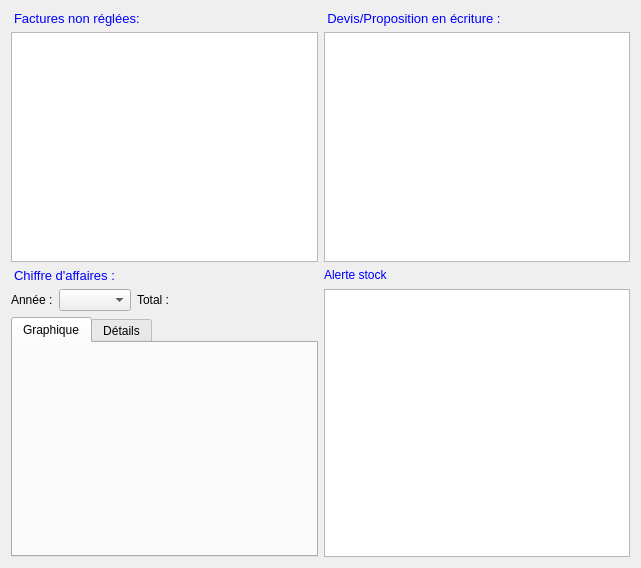
<?xml version="1.0" encoding="UTF-8"?>
<ui version="4.0">
 <class>board</class>
 <widget class="QWidget" name="board">
  <property name="windowModality">
   <enum>Qt::WindowModal</enum>
  </property>
  <property name="geometry">
   <rect>
    <x>0</x>
    <y>0</y>
    <width>641</width>
    <height>568</height>
   </rect>
  </property>
  <property name="windowTitle">
   <string>Form</string>
  </property>
  <layout class="QHBoxLayout" name="horizontalLayout">
   <item>
    <layout class="QVBoxLayout" name="verticalLayout">
     <item>
      <layout class="QGridLayout" name="gridLayout">
       <item row="3" column="1">
        <widget class="QLabel" name="label_stock">
         <property name="text">
          <string>&lt;!DOCTYPE HTML PUBLIC &quot;-//W3C//DTD HTML 4.0//EN&quot; &quot;http://www.w3.org/TR/REC-html40/strict.dtd&quot;&gt;
&lt;html&gt;&lt;head&gt;&lt;meta name=&quot;qrichtext&quot; content=&quot;1&quot; /&gt;&lt;style type=&quot;text/css&quot;&gt;
p, li { white-space: pre-wrap; }
&lt;/style&gt;&lt;/head&gt;&lt;body style=&quot; font-family:'Sans Serif'; font-size:9pt; font-weight:400; font-style:normal;&quot;&gt;
&lt;p style=&quot; margin-top:0px; margin-bottom:0px; margin-left:0px; margin-right:0px; -qt-block-indent:0; text-indent:0px;&quot;&gt;&lt;img src=&quot;:/app/products&quot; width=&quot;16&quot; height=&quot;16&quot;/&gt;&lt;span style=&quot; color:#0000ff;&quot;&gt;Alerte stock&lt;/span&gt;&lt;/p&gt;&lt;/body&gt;&lt;/html&gt;</string>
         </property>
        </widget>
       </item>
       <item row="3" column="0">
        <widget class="QLabel" name="label">
         <property name="text">
          <string>&lt;!DOCTYPE HTML PUBLIC &quot;-//W3C//DTD HTML 4.0//EN&quot; &quot;http://www.w3.org/TR/REC-html40/strict.dtd&quot;&gt;
&lt;html&gt;&lt;head&gt;&lt;meta name=&quot;qrichtext&quot; content=&quot;1&quot; /&gt;&lt;style type=&quot;text/css&quot;&gt;
p, li { white-space: pre-wrap; }
&lt;/style&gt;&lt;/head&gt;&lt;body style=&quot; font-family:'Ubuntu'; font-size:9pt; font-weight:400; font-style:normal;&quot;&gt;
&lt;p style=&quot; margin-top:0px; margin-bottom:0px; margin-left:0px; margin-right:0px; -qt-block-indent:0; text-indent:0px;&quot;&gt;&lt;img src=&quot;:/app/revenue&quot; width=&quot;16&quot; height=&quot;16&quot; /&gt;&lt;span style=&quot; font-family:'MS Shell Dlg 2'; font-size:8pt;&quot;&gt; &lt;/span&gt;&lt;span style=&quot; font-family:'MS Shell Dlg 2'; font-size:10pt; color:#0000ff;&quot;&gt;Chiffre d'affaires :&lt;/span&gt;&lt;/p&gt;&lt;/body&gt;&lt;/html&gt;</string>
         </property>
        </widget>
       </item>
       <item row="1" column="1">
        <widget class="QLabel" name="label_proposal">
         <property name="text">
          <string>&lt;!DOCTYPE HTML PUBLIC &quot;-//W3C//DTD HTML 4.0//EN&quot; &quot;http://www.w3.org/TR/REC-html40/strict.dtd&quot;&gt;
&lt;html&gt;&lt;head&gt;&lt;meta name=&quot;qrichtext&quot; content=&quot;1&quot; /&gt;&lt;style type=&quot;text/css&quot;&gt;
p, li { white-space: pre-wrap; }
&lt;/style&gt;&lt;/head&gt;&lt;body style=&quot; font-family:'MS Shell Dlg 2'; font-size:8pt; font-weight:400; font-style:normal;&quot;&gt;
&lt;p style=&quot; margin-top:0px; margin-bottom:0px; margin-left:0px; margin-right:0px; -qt-block-indent:0; text-indent:0px;&quot;&gt;&lt;img src=&quot;:/app/process&quot; width=&quot;16&quot; height=&quot;16&quot; /&gt;&lt;span style=&quot; font-family:'Ubuntu'; font-size:9pt;&quot;&gt; &lt;/span&gt;&lt;span style=&quot; font-size:10pt; color:#0000ff;&quot;&gt;Devis/Proposition en écriture :&lt;/span&gt;&lt;/p&gt;&lt;/body&gt;&lt;/html&gt;</string>
         </property>
        </widget>
       </item>
       <item row="4" column="1">
        <widget class="QTableWidget" name="tableWidget_stock">
         <property name="alternatingRowColors">
          <bool>true</bool>
         </property>
        </widget>
       </item>
       <item row="2" column="0">
        <widget class="QTableWidget" name="tableWidget_InvoiceAlert">
         <property name="alternatingRowColors">
          <bool>true</bool>
         </property>
        </widget>
       </item>
       <item row="1" column="0">
        <widget class="QLabel" name="label_invoice">
         <property name="text">
          <string>&lt;!DOCTYPE HTML PUBLIC &quot;-//W3C//DTD HTML 4.0//EN&quot; &quot;http://www.w3.org/TR/REC-html40/strict.dtd&quot;&gt;
&lt;html&gt;&lt;head&gt;&lt;meta name=&quot;qrichtext&quot; content=&quot;1&quot; /&gt;&lt;style type=&quot;text/css&quot;&gt;
p, li { white-space: pre-wrap; }
&lt;/style&gt;&lt;/head&gt;&lt;body style=&quot; font-family:'Ubuntu'; font-size:9pt; font-weight:400; font-style:normal;&quot;&gt;
&lt;p style=&quot; margin-top:0px; margin-bottom:0px; margin-left:0px; margin-right:0px; -qt-block-indent:0; text-indent:0px;&quot;&gt;&lt;img src=&quot;:/app/warning&quot; width=&quot;16&quot; height=&quot;16&quot; /&gt;&lt;span style=&quot; font-family:'MS Shell Dlg 2'; font-size:8pt;&quot;&gt; &lt;/span&gt;&lt;span style=&quot; font-family:'MS Shell Dlg 2'; font-size:10pt; color:#0000ff;&quot;&gt;Factures non réglées:&lt;/span&gt;&lt;/p&gt;&lt;/body&gt;&lt;/html&gt;</string>
         </property>
        </widget>
       </item>
       <item row="4" column="0">
        <layout class="QVBoxLayout" name="verticalLayout_revenu">
         <item>
          <layout class="QHBoxLayout" name="horizontalLayout_revenu">
           <item>
            <widget class="QLabel" name="label_2">
             <property name="text">
              <string>Année :</string>
             </property>
            </widget>
           </item>
           <item>
            <widget class="QComboBox" name="comboBox_yearsList"/>
           </item>
           <item>
            <widget class="QLabel" name="label_totalYear">
             <property name="text">
              <string>Total :</string>
             </property>
            </widget>
           </item>
           <item>
            <spacer name="horizontalSpacer">
             <property name="orientation">
              <enum>Qt::Horizontal</enum>
             </property>
             <property name="sizeHint" stdset="0">
              <size>
               <width>40</width>
               <height>20</height>
              </size>
             </property>
            </spacer>
           </item>
          </layout>
         </item>
         <item>
          <widget class="QTabWidget" name="tabWidget">
           <property name="currentIndex">
            <number>0</number>
           </property>
           <widget class="QWidget" name="tab">
            <attribute name="title">
             <string>Graphique</string>
            </attribute>
            <layout class="QVBoxLayout" name="verticalLayout_5">
             <item>
              <layout class="QVBoxLayout" name="verticalLayout_plot"/>
             </item>
            </layout>
           </widget>
           <widget class="QWidget" name="tab_2">
            <attribute name="title">
             <string>Détails</string>
            </attribute>
            <layout class="QVBoxLayout" name="verticalLayout_3">
             <item>
              <layout class="QVBoxLayout" name="verticalLayout_2">
               <item>
                <widget class="QTableWidget" name="tableWidget_revenue">
                 <property name="alternatingRowColors">
                  <bool>true</bool>
                 </property>
                </widget>
               </item>
              </layout>
             </item>
            </layout>
           </widget>
          </widget>
         </item>
        </layout>
       </item>
       <item row="2" column="1">
        <widget class="QTableWidget" name="tableWidget_ProposalAlert">
         <property name="alternatingRowColors">
          <bool>true</bool>
         </property>
        </widget>
       </item>
      </layout>
     </item>
    </layout>
   </item>
  </layout>
 </widget>
 <resources/>
 <connections/>
</ui>
